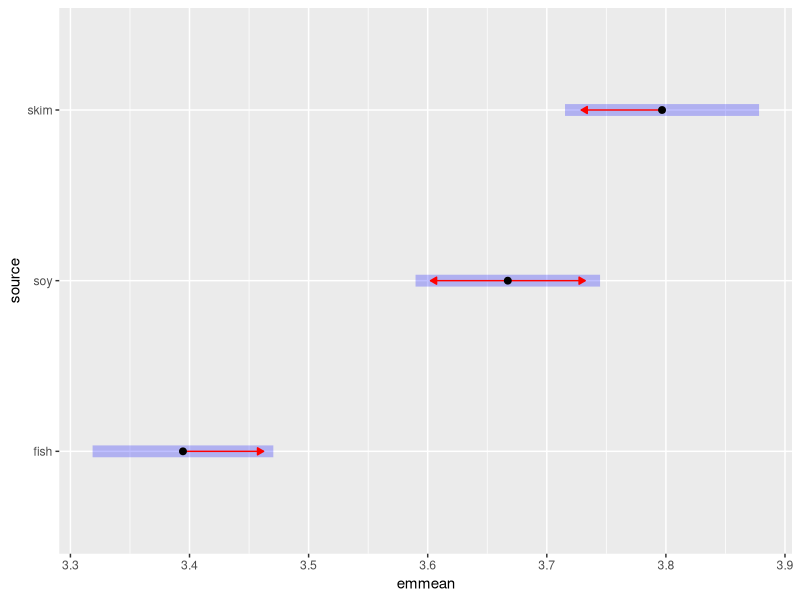

This chart was generated by the following R code: (Note: this script raises an error after producing the figure.)
library ( emmeans )
library(lsmeans)
pigs.lm <- lm(log(conc) ~ source + factor(percent), data = pigs)
pigs.emm.s <- emmeans(pigs.lm, "source")

pairs(pigs.emm.s)
plot(pigs.emm.s, comparisons = TRUE, int.adjust = "none")



bd.lm = lm(value ~ X2 + X3 , data = bd)
bd.emm  <- emmeans(bd.lm, "X2")
pairs(bd.emm)
plot(bd.emm, comparisons = TRUE )






result = lsmeans::lsmeans(bd.lm,
        pairwise ~ X2,
        adjust="tukey")

r = summary ( result )
r$contrasts$p.value

c( "Control - MMD-hem" , "Control - MMD-ischemic", "MMD-hem - MMD-ischemic" )


bd$X2 = bd$X2 - bd$X3

bd.lm = lm(value ~ X2  , data = bd)
bd.emm  <- emmeans(bd.lm, "X2")
pairs(bd.emm)
